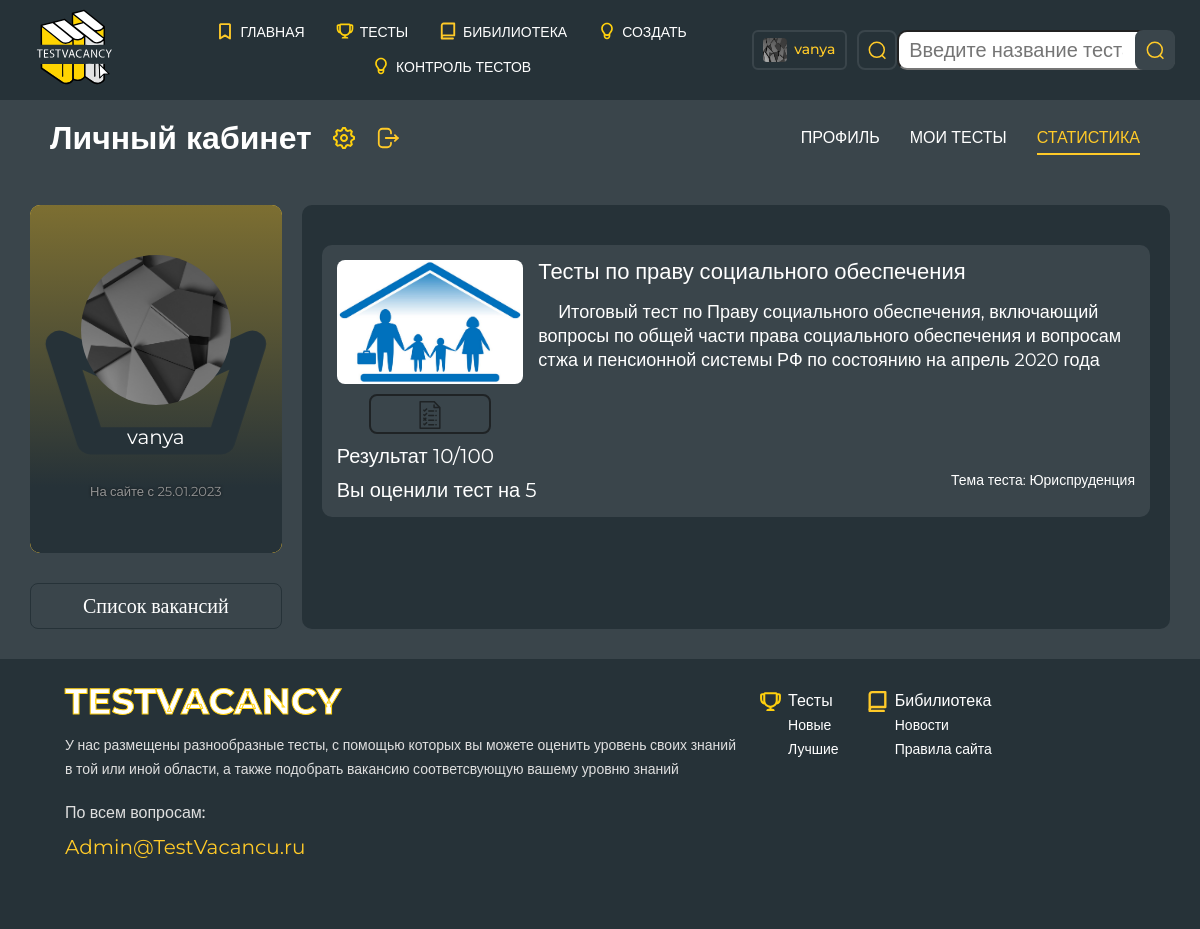
Page /test/passing/list/passed/tests (signed in) on the committed database.
### authapp/models.py (models this page shows)
class TestingUser(AbstractUser):
    avatar = models.ImageField(upload_to='users_avatars', blank=True)
    age = models.PositiveIntegerField(verbose_name='Возраст', default=18)

### passing_test/models.py (models this page shows, shortened)
class PassedTests(models.Model):
    user=models.ForeignKey(settings.AUTH_USER_MODEL, on_delete=models.CASCADE)
    name=models.CharField(max_length=100, verbose_name='Название теста', unique=False)
    theme_id = models.ForeignKey(ThemeOfTests, on_delete=models.CASCADE, verbose_name='тема теста')
    date = models.DateTimeField(auto_now_add=True, verbose_name='дата создания')
    score=models.DecimalField(max_digits=5, decimal_places=2, default=0)
    test_id=models.PositiveIntegerField(default=0)
    test_closed=models.BooleanField(default=False)
    main_test=models.ForeignKey(Tests, on_delete=models.CASCADE, blank=True, default=1)
    rait=models.BooleanField(default=False)
    class Meta:
        verbose_name = 'Тест'
        verbose_name_plural = 'Тесты'

### tests/models.py (models this page shows, shortened)
class Tests(models.Model):
    NOT_MODERATE = 'NM'
    ON_MODERATING = 'OM'
    MODERATED ='MO'
    REFUSED='RE'
    ORDER_STATUS_CHOICES = (
        (ON_MODERATING, 'На проверке'),
        ( NOT_MODERATE, 'Не проверено'),
        (MODERATED, 'Проверено'),
        (REFUSED, 'Отказано в публикации'),
    )
    creator=models.ForeignKey(settings.AUTH_USER_MODEL, on_delete=models.CASCADE)
    name = models.CharField(max_length=100, verbose_name='Название теста')
    theme_id = models.ForeignKey(ThemeOfTests, on_delete=models.CASCADE, verbose_name='тема теста')
    date = models.DateTimeField(auto_now_add=True, verbose_name='дата создания')
    moderate=models.CharField(verbose_name='статус', max_length=20, choices=ORDER_STATUS_CHOICES, default=NOT_MODERATE)
    image=models.ImageField(upload_to='tests_images/', blank=True)
    test_rait=models.DecimalField(max_digits=5 ,decimal_places=2, default=0)
    visited=models.IntegerField(default=0)
    description=models.TextField(blank=True)
    questionsNum=models.IntegerField(default=0)
    class Meta:
        verbose_name = 'Тест'
        verbose_name_plural = 'Тесты'

class ThemeOfTests(models.Model):
    name = models.CharField(max_length=35, verbose_name='Тема теста', unique=True)
    image=models.ImageField(blank=True, upload_to='themes_images/', null=True)
    class Meta:
        verbose_name = 'Тема'
        verbose_name_plural = 'Темы'
    def __str__(self):
        return self.name

### passing_test/views.py (the view)
# urls.py: path('list/passed/tests', list_of_passed_tests, name='list_of_passed_tests'),
@login_required
def list_of_passed_tests(request):
    passed_tests = PassedTests.objects.filter(user_id=request.user, test_closed=True)
    rait_list = []
    user = request.user
    for test in passed_tests:
        if Raiting.objects.filter(test=test.main_test, user=user):
            raiting = Raiting.objects.get(test=test.main_test, user=user)
            rait_dict = {'rait_test': raiting.test.pk, 'rait': raiting.mark}
            rait_list.append(rait_dict)
    context = {
        'rait_list': rait_list,
        'passed_tests': passed_tests,
    }
    print(rait_list)
    return render(request, 'passing_test/list_of_passed_tests.html', context)

### passing_test/templates/passing_test/list_of_passed_tests.html (shortened to what this page needs)
{% extends 'passing_test/base.html' %}
{% block content%}
<section class="user-page__top-row">
            <div class="user__container">
                <div class="user-page__top-row__wrapper">
                    <div class="top-row__left-side">
                        <div class="top-row__left-side--wrapper">
                            <p>Личный кабинет</p>
                        </div>
                        <div class="top-row__left-side--wrapper">
                            <a href="{% url 'auth:edit'%}">
                                <img src="../../../../media/images/settings.svg" alt="" class="account-actions ">
                            </a>
                        </div>
                        <div class="top-row__left-side--wrapper">
                            <a href="{% url 'auth:logout'%}">
                                <img src="../../../../media/images/logout.svg" alt="" class="account-actions">
                            </a>
                        </div>
                    </div>
                    <div class="top-row__right-side">
                        <a href="{%url 'auth:user_bio'%}" class="account__info ">Профиль</a>
                          <a href="{% url 'office:office'%}" class="account__info ">Мои тесты</a>
                        <a href="{% url 'test_passing:list_of_passed_tests'%}" class="account__info  active">Статистика</a>
                    </div>
                </div>
            </div>
        </section>
<section class="user-profile__section">
    <div class="user__container">
        <div class="user-profile">
            <div class="user__short-info__wrapper user-page__custom-wrapper">
                <div class="user__short-info">
                    <img src="/media/{{user.avatar |default:'../../media/images/src/user-photo.svg'}}" alt=""
                         class="profile__avatar">
                    <p class="username">{{user.username}}</p>
                    <p class="registration-date">На сайте с {{user.date_joined|date:"d.m.Y"}}</p>
                </div>
                     <a href="{% url 'office:view_vacancy'%}" class="new-password">Список вакансий</a>
            </div>
            <div class="user__full-info">
                {% for test in passed_tests %}
                <div class="user__test-item">
                    <div class="test__top-row">
                        <div class="tests__top-row__left-side">
                            <img src="/media/{{test.main_test.image}}" alt=""
                                 class="user__test-image">
                            <div class="left-side__button-wrapper">
                                <a href="{%url 'test_passing:passed_test_detail' test.pk %}"
                                   class="left-side__button passed-test__button"
                                   data-title="Подробные результаты">
                                </a>
                            </div>
                            <div class="score_wrapper">
                                <span>Результат</span>
                                <span>{{test.score|floatformat:"0"}}/100</span>
                            </div>
                        </div>
                        <div class="tests__top-row__right-side">
                            <p class="user__test-title">
                                {{test.name}}
                            </p>
                            <p class="user__test-description">
                                {{test.main_test.description}}
                            </p>
                        </div>
                    </div>
                    {%if not test.rait%}
                    <div class="star__wrapper">
                        <p class="star_text">Оцените тест</p>
                        <a class=" rait_btn " href="{%url  'test_passing:raiting' test.pk 1 %}">
                            <svg class="rait-1 star-btn" width="80px" height="80px" viewBox="0 0 24 24"
                                 xmlns="http://www.w3.org/2000/svg" fill="none" transition="all 3s">
                                <path stroke="#000000" stroke-linejoin="round" stroke-width="2"
                                      d="m12 2 2.939 5.955 6.572.955-4.756 4.635 1.123 6.545L12 17l-5.878 3.09 1.123-6.545L2.489 8.91l6.572-.955L12 2Z"/>
                            </svg>
                        </a>
                        <a class=" rait_btn " href="{%url  'test_passing:raiting' test.pk 2 %}">
                            <svg class="rait-2 star-btn" width="80px" height="80px" viewBox="0 0 24 24"
                                 xmlns="http://www.w3.org/2000/svg" fill="none">
                                <path stroke="#000000" stroke-linejoin="round" stroke-width="2"
                                      d="m12 2 2.939 5.955 6.572.955-4.756 4.635 1.123 6.545L12 17l-5.878 3.09 1.123-6.545L2.489 8.91l6.572-.955L12 2Z"/>
                            </svg>
                        </a>
                        <a class=" rait_btn " href="{%url  'test_passing:raiting' test.pk 3 %}">
                            <svg class="rait-3 star-btn" width="80px" height="80px" viewBox="0 0 24 24"
                                 xmlns="http://www.w3.org/2000/svg" fill="none">
                                <path stroke="#000000" stroke-linejoin="round" stroke-width="2"
                                      d="m12 2 2.939 5.955 6.572.955-4.756 4.635 1.123 6.545L12 17l-5.878 3.09 1.123-6.545L2.489 8.91l6.572-.955L12 2Z"/>
                            </svg>
                        </a>
                        <a class=" rait_btn " href="{%url  'test_passing:raiting' test.pk 4 %}">
                            <svg class="rait-4 star-btn" width="80px" height="80px" viewBox="0 0 24 24"
                                 xmlns="http://www.w3.org/2000/svg" fill="none">
                                <path stroke="#000000" stroke-linejoin="round" stroke-width="2"
                                      d="m12 2 2.939 5.955 6.572.955-4.756 4.635 1.123 6.545L12 17l-5.878 3.09 1.123-6.545L2.489 8.91l6.572-.955L12 2Z"/>
                            </svg>
                        </a>
                        <a class=" rait_btn " href="{%url  'test_passing:raiting' test.pk 5 %}">
                            <svg class="rait-5 star-btn" width="80px" height="80px" viewBox="0 0 24 24"
                                 xmlns="http://www.w3.org/2000/svg" fill="none">
                                <path stroke="#000000" stroke-linejoin="round" stroke-width="2"
                                      d="m12 2 2.939 5.955 6.572.955-4.756 4.635 1.123 6.545L12 17l-5.878 3.09 1.123-6.545L2.489 8.91l6.572-.955L12 2Z"/>
                            </svg>
                        </a>
                    </div>
                    {%else%}
                    {%for object in rait_list%}
                    {%if object.test == test.test%}
                    <div class="star__wrapper">
                        <p class="star_text">Вы оценили тест на {{object.rait}}</p>
                    </div>
                    {% endif%}
                    {%endfor%}
                    {%endif%}
                    <p class="test__theme">Тема теста: {{test.theme_id}}</p>
                </div>
                {%endfor%}
            </div>
        </div>
    </div>
</section>
{%endblock%}

### passing_test/templates/passing_test/base.html (shortened to what this page needs)
<!DOCTYPE html>
<html lang="en">
<head>
    <link rel="stylesheet" type="text/css" href="//cdn.jsdelivr.net/npm/slick-carousel@1.8.1/slick/slick.css"/>
    <link rel="stylesheet" href="../../../../../../media/css/iziModal.min.css">
    <link rel="stylesheet" href="https://cdnjs.cloudflare.com/ajax/libs/jquery-modal/0.9.1/jquery.modal.min.css"/>
      <link rel="stylesheet" href="../../../../../../media/css/jquery.formstyler.css">
    <link rel="stylesheet" href="../../../../../../media/css/jquery.formstyler.theme.css">
    <link rel="stylesheet" href="../../../../../../media/css/style.css">
</head>
<body>
<div class="wrapper">
    <header class="header">
        <div class="container header__conttainer">
            <div class="header__logo">
                <img src="../../../../../../media/images/test-logo.svg" alt="">
            </div>
            <ul class="header__href__list">
                <li class="header__href__list-item  {% if request.path == '/'%} active {%endif%}">
                    <a href="{% url 'tests:main'%}">
                        <img class="logo" src="../../../../../../media/images/menu-selections.svg" alt="">
                        Главная
                    </a>
                </li>
                <li class="header__href__list-item {% if request.path == '/tests/'  or  request.path == '/auth/user_bio/' %} active {% endif %}">
                    <a href="{% url 'tests:tests'%}" class="">
                        <img class="logo" src="../../../../../../media/images/menu-tests.svg" alt="">
                        Тесты
                    </a>
                </li>
                <li class="header__href__list-item">
                    <a href="#">
                        <img class="logo" src="../../../../../../media/images/menu-materials.svg" alt="">
                        Бибилиотека</a>
                </li>
                {% if user.is_superuser %}
                <li class="header__href__list-item">
                    <a href="{% url 'staff:tests_create'%}">
                        <img class="logo" src="../../../../../../media/images/menu-create.svg" alt="">
                        Создать</a>
                </li>
                {%endif%}
                {%if user.is_staff%}
<li class="header__href__list-item">
                    <a href="{% url 'staff:tests_create'%}">
                        <img class="logo" src="../../../../../../media/images/menu-create.svg" alt="">
                        Контроль тестов</a>
                </li>
                {%endif%}
            </ul>
            <div class="header__function-block">
                {% if user.is_authenticated  %}
                <a href="{% url 'auth:user_bio'%}" class=" {% if request.path == '/auth/edit/'  or  request.path == '/auth/user_bio/' %} active {% endif %}   user__account">
                    <img src="/media/{{user.avatar |default:'../../../../../../media/images/src/user-photo.svg'}}" alt="">
                 {{user.username}}
                </a>
                <a href="#ex1" rel="modal:open" class="find"></a>
                {%else%}
                <a href="{% url 'auth:login' %}" class="login">Войти</a>
                <a href="#ex1" rel="modal:open" class="find"></a>
                {%endif%}
            </div>
            <div id="ex1" class="modal">
                <div class="modal__container">
                    <form action="" class="find-form">
                        <input type="text" class="find-input" placeholder="Введите название теста">
                        <a href="#" class="find form__find-button"></a>
                    </form>
                </div>
            </div>
        </div>
    </header>
    {% block content%}
    {%endblock%}
    <footer class="footer">
        <div class="container">
            <div class="footer__content">
                <div class="footer__left-content">
                    <h4 class="footer__logo">testvacancy</h4>
                    <p class="footer__description">У нас размещены разнообразные тесты,
                        с помощью которых вы можете оценить уровень своих знаний в той или иной области,
                        а также подобрать вакансию соответсвующую вашему уровню знаний</p>
                    <div class="contact_us">
                        <p class="contact__text">По всем вопросам:</p>
                        <a class="contact__mail" href="mailto:vanya.kovrigin@gmail.com">Admin@TestVacancu.ru</a>
                    </div>
                </div>
                <div class="footer__right-content">
                    <ul class="footer__list">
                        <li class="footer__list-item bottom__test-icon">
                            <a href="">Тесты</a>
                        </li>
                        <li class="footer__list-item">
                            <a href="">Новые</a>
                        </li>
                        <li class="footer__list-item">
                            <a href="">Лучшие</a>
                        </li>
                    </ul>
                    <ul class="footer__list">
                        <li class="footer__list-item bottom__library-icon">
                            <a href="">Бибилиотека</a>
                        </li>
                        <li class="footer__list-item">
                            <a href="">Новости</a>
                        </li>
                        <li class="footer__list-item">
                            <a href="">Правила сайта</a>
                        </li>
                    </ul>
                </div>
            </div>
        </div>
    </footer>
</div>
</body>
</html>

### rows in the picture
TestingUser: avatar (picture), username "vanya", date_joined "25.01.2023"
PassedTests: main_test.image (picture), score "10", name "Тесты по праву социального обеспечения", main_test.description "Итоговый тест по Праву социального обеспечения, включающий вопросы по общей части права социального обеспечения и вопросам стжа и пенсионной системы РФ по состоянию на апрель 2020 года", rait "5", theme_id "Юриспруденция"
